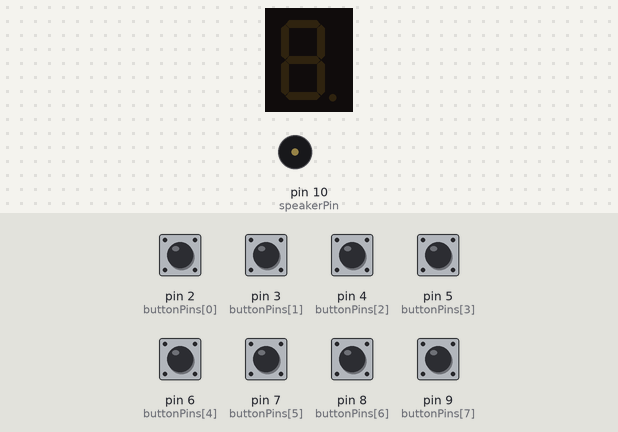
Simulated run of this sketch. Board: Arduino Uno, built with avr-gcc and run on an emulated ATmega328P. Shown: 1-digit seven-segment display, buzzer (waves = sounding). Wiring (inferred from the names in the program): 1-digit 7-segment display, segments lit when HIGH: segments pin 11, pin 12, A0, A1, A2, A3, A4. The inputs (shaded band) are chosen by the test bench; at power-on: pin 2 (buttonPins[0]), pin 3 (buttonPins[1]), pin 4 (buttonPins[2]), pin 5 (buttonPins[3]), pin 6 (buttonPins[4]), pin 7 (buttonPins[5]), pin 8 (buttonPins[6]), pin 9 (buttonPins[7]) HIGH. The segment pins are drawn as the display they are named for.

Above: at 1.2 s.
1.3 s: pin 2 (buttonPins[0]) pulled LOW for 0.15 s
At 1.7 s:
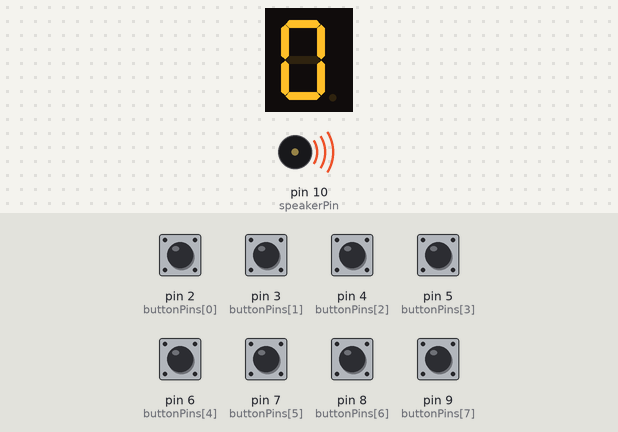
3.3 s: pin 3 (buttonPins[1]) pulled LOW for 0.15 s
At 3.7 s:
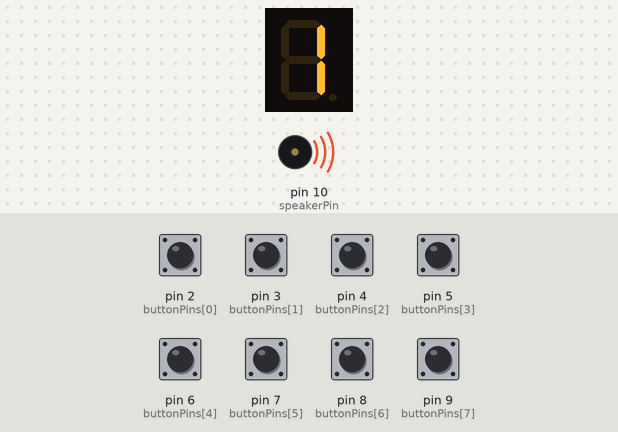
5.3 s: pin 4 (buttonPins[2]) pulled LOW for 0.15 s
At 5.7 s:
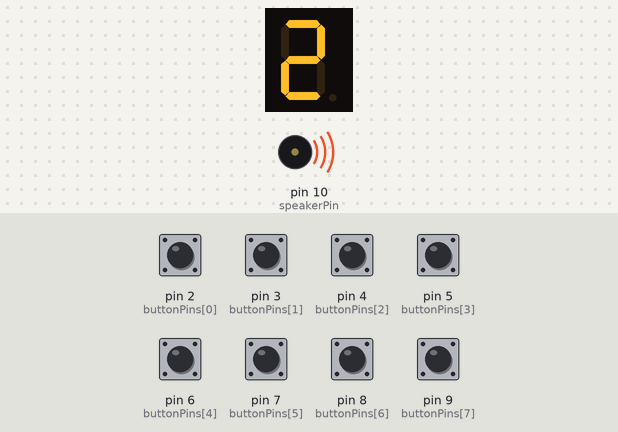
7.3 s: pin 5 (buttonPins[3]) pulled LOW for 0.15 s
At 7.7 s:
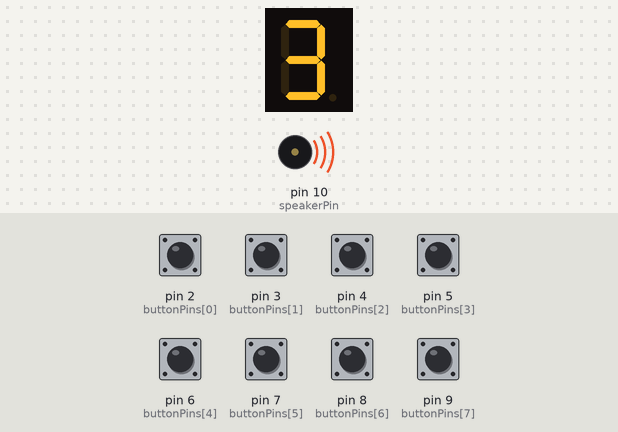
9.3 s: pin 6 (buttonPins[4]) pulled LOW for 0.15 s
At 9.7 s:
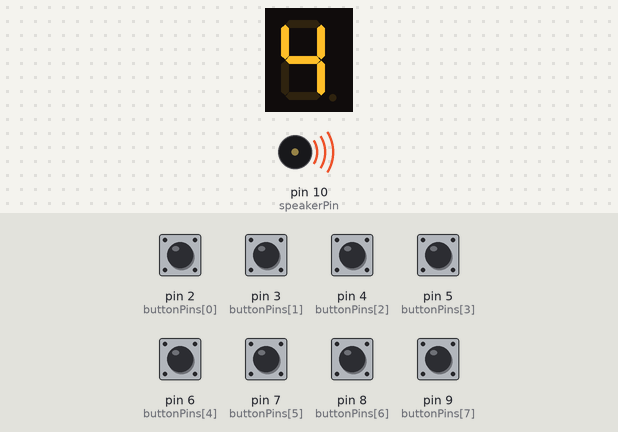
11.3 s: pin 7 (buttonPins[5]) pulled LOW for 0.15 s
At 11.7 s:
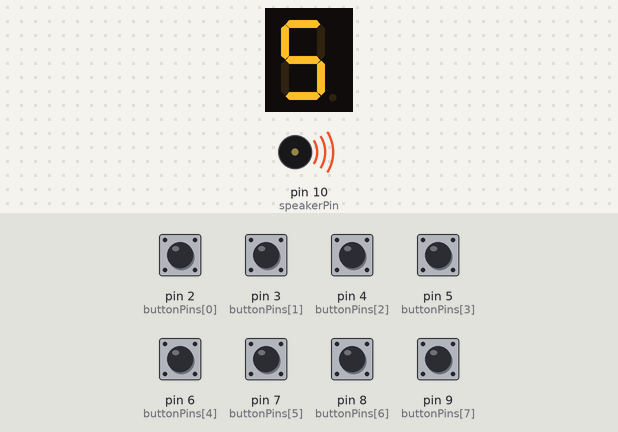
Timing chart, 0 to 14.3 s (numbered marks = the images above; inputs shaded):
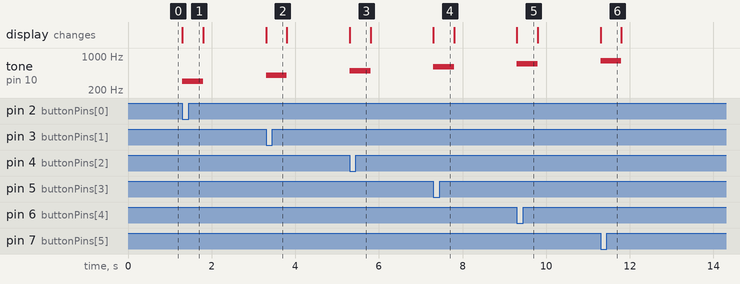

The sketch:

funky_elzing1.ino
```cpp
// Name: Jayawardhana W.S.S
// Index No: 220282K


const int buttonPins[8] = {2, 3, 4, 5, 6, 7, 8, 9}; // Button inputs
const int frequencies[8] = {300, 400, 500, 600, 700, 800, 900, 1000}; // Frequencies for each button
const int speakerPin = 10; // Speaker output

// 7-segment display segment pins (Common Cathode)
const int segmentPins[7] = {11, 12, A0, A1, A2, A3, A4};

// Corrected 7-segment digit patterns (ACTIVE LOW)
const byte digits[8] = {
    0b00111111, // 0
    0b00000110, // 1
    0b01011011, // 2
    0b01001111, // 3
    0b01100110, // 4
    0b01101101, // 5
    0b01111101, // 6
    0b00000111  // 7
};

void setup() {
    for (int i = 0; i < 8; i++) {
        pinMode(buttonPins[i], INPUT_PULLUP); // Set buttons as input with pull-up resistors
    }
    pinMode(speakerPin, OUTPUT);

    for (int i = 0; i < 7; i++) {
        pinMode(segmentPins[i], OUTPUT);
    }
}

void displayDigit(int num) {
    if (num >= 0 && num < 8) {
        for (int i = 0; i < 7; i++) {
            digitalWrite(segmentPins[i], bitRead(digits[num], i)); // Active LOW fix
        }
    }
}

void clearDisplay() {
    for (int i = 0; i < 7; i++) {
        digitalWrite(segmentPins[i], LOW); // Turn off all segments
    }
}

void loop() {
    int totalFreq = 0;
    int pressedKeys[8] = {0};
    int count = 0;

    for (int i = 0; i < 8; i++) {
        if (digitalRead(buttonPins[i]) == LOW) { // Button is pressed
            totalFreq += frequencies[i];
            pressedKeys[count++] = i; // Store the key number
        }
    }

    if (count > 0) {
        tone(speakerPin, totalFreq); // Play combined frequency tone

        // Display key numbers alternately
        unsigned long startTime = millis();
        while (millis() - startTime < 500) { // Display for 500ms
            for (int i = 0; i < count; i++) {
                displayDigit(pressedKeys[i]);
                delay(250); // Switch between keys faster
            }
        }
    } else {
        noTone(speakerPin); // Stop sound if no key is pressed
        clearDisplay(); // Turn off the 7-segment display
    }
}
```

Measured:
- after the input at 1.3 s, tone on pin 10 (speakerPin): silent → 300 Hz at once, → silent 0.50 s later; the display: changes at once (image 1)
- after the input at 3.3 s, tone on pin 10 (speakerPin): silent → 400 Hz at once, → silent 0.50 s later; the display: changes at once (image 2)
- after the input at 5.3 s, tone on pin 10 (speakerPin): silent → 500 Hz at once, → silent 0.50 s later; the display: changes at once (image 3)
- after the input at 7.3 s, tone on pin 10 (speakerPin): silent → 600 Hz at once, → silent 0.50 s later; the display: changes at once (image 4)
- after the input at 9.3 s, tone on pin 10 (speakerPin): silent → 700 Hz at once, → silent 0.50 s later; the display: changes at once (image 5)
- after the input at 11.3 s, tone on pin 10 (speakerPin): silent → 800 Hz at once, → silent 0.50 s later; the display: changes at once (image 6)
